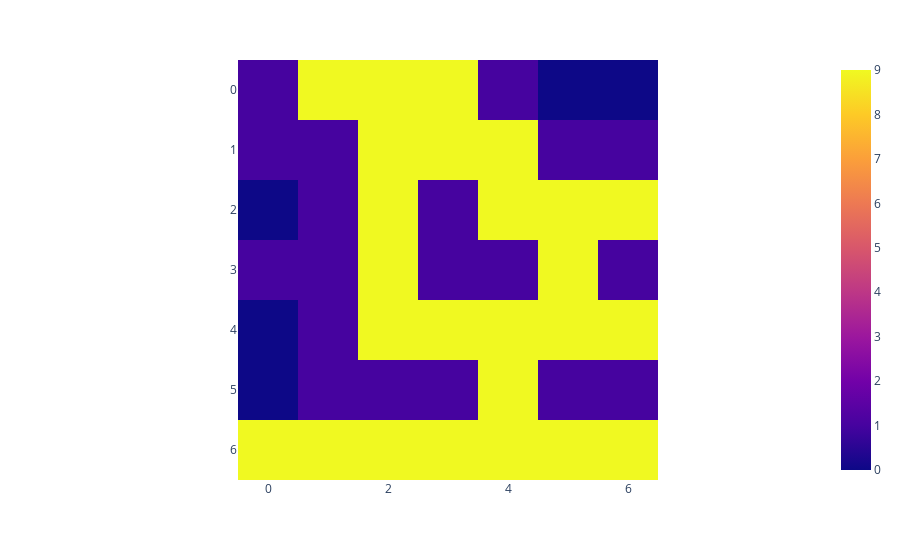

The notebook cell saved with this chart:
### Code cell
# now plot the path using plotly
# call the function to visualize the path
fig = visualize_path(path2)
# show the figure
fig.show()

### Figure 1 — Plotly figure (JSON) as saved in the notebook; plotly's stock layout.template omitted (floating-point values rounded to 4 significant figures)
{"data": [{"coloraxis": "coloraxis", "hovertemplate": "x: %{x}<br>y: %{y}<br>color: %{z}<extra></extra>", "name": "0", "type": "heatmap", "x": [0, 1, 2, 3, 4, 5, 6], "xaxis": "x", "y": [0, 1, 2, 3, 4, 5, 6], "yaxis": "y", "z": [[1, 9, 9, 9, 1, 0, 0], [1, 1, 9, 9, 9, 1, 1], [0, 1, 9, 1, 9, 9, 9], [1, 1, 9, 1, 1, 9, 1], [0, 1, 9, 9, 9, 9, 9], [0, 1, 1, 1, 9, 1, 1], [9, 9, 9, 9, 9, 9, 9]]}], "layout": {"coloraxis": {"colorscale": [[0, "#0d0887"], [0.1111, "#46039f"], [0.2222, "#7201a8"], [0.3333, "#9c179e"], [0.4444, "#bd3786"], [0.5556, "#d8576b"], [0.6667, "#ed7953"], [0.7778, "#fb9f3a"], [0.8889, "#fdca26"], [1, "#f0f921"]]}, "margin": {"t": 60}, "xaxis": {"anchor": "y", "constrain": "domain", "domain": [0, 1], "scaleanchor": "y"}, "yaxis": {"anchor": "x", "autorange": "reversed", "constrain": "domain", "domain": [0, 1]}}}
